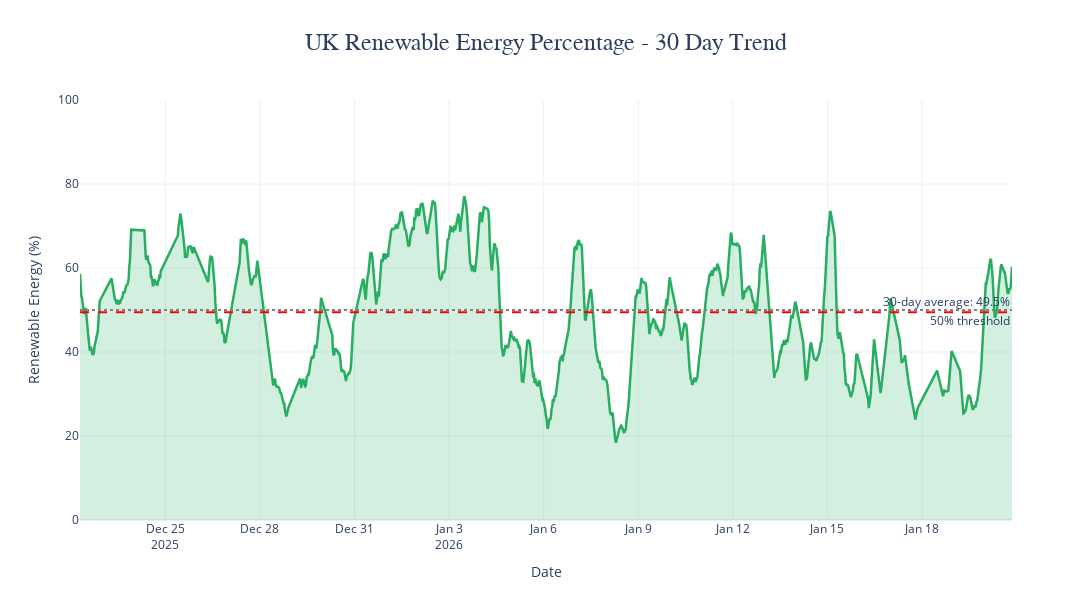

The cell this chart's notebook holds for it:
### Code cell
# Visualization 2: Renewable Energy Percentage Trend

fig = go.Figure()

# Add renewable percentage line
fig.add_trace(go.Scatter(
    x=df_pivot.index,
    y=df_pivot['Renewable_Pct'],
    mode='lines',
    name='Renewable %',
    line=dict(color='#27AE60', width=2.5),
    fill='tozeroy',
    fillcolor='rgba(39, 174, 96, 0.2)',
    hovertemplate='<b>Renewable Energy</b><br>%{y:.1f}%<extra></extra>'
))

# Add mean line
mean_renewable = df_pivot['Renewable_Pct'].mean()
fig.add_hline(
    y=mean_renewable,
    line_dash="dash",
    line_color="red",
    annotation_text=f"30-day average: {mean_renewable:.1f}%",
    annotation_position="top right"
)

# Add 50% target line
fig.add_hline(
    y=50,
    line_dash="dot",
    line_color="gray",
    annotation_text="50% threshold",
    annotation_position="bottom right"
)

fig.update_layout(
    title={
        'text': 'UK Renewable Energy Percentage - 30 Day Trend',
        'x': 0.5,
        'xanchor': 'center',
        'font': {'size': 24, 'family': 'Arial, sans-serif'}
    },
    xaxis_title='Date',
    yaxis_title='Renewable Energy (%)',
    height=600,
    width=1400,
    template='plotly_white',
    hovermode='x unified',
    yaxis=dict(range=[0, 100]),
    margin=dict(l=80, r=80, t=100, b=80)
)

fig.show()

print(f"\n📊 Renewable Energy Insights:")
print(f"  • UK exceeded 50% renewable for {(df_pivot['Renewable_Pct'] > 50).sum()} periods ({(df_pivot['Renewable_Pct'] > 50).sum() / len(df_pivot) * 100:.1f}% of the time)")
print(f"  • Highest renewable day: {df_pivot.groupby('Date')['Renewable_Pct'].mean().idxmax()} ({df_pivot.groupby('Date')['Renewable_Pct'].mean().max():.1f}%)")
print(f"  • Volatility (std dev): {df_pivot['Renewable_Pct'].std():.1f}%")

### Figure 1 — Plotly figure (JSON) as saved in the notebook; plotly's stock layout.template omitted (floating-point values rounded to 4 significant figures; data arrays with more than 128 entries replaced by an {"elided": "..."} marker saying what was removed)
{"data": [{"fill": "tozeroy", "fillcolor": "rgba(39, 174, 96, 0.2)", "hovertemplate": "<b>Renewable Energy</b><br>%{y:.1f}%<extra></extra>", "line": {"color": "#27AE60", "width": 2.5}, "mode": "lines", "name": "Renewable %", "type": "scatter", "x": {"elided": "1079 str values"}, "y": {"elided": "1079 float values"}}], "layout": {"annotations": [{"showarrow": false, "text": "30-day average: 49.5%", "x": 1, "xanchor": "right", "xref": "x domain", "y": 49.48, "yanchor": "bottom", "yref": "y"}, {"showarrow": false, "text": "50% threshold", "x": 1, "xanchor": "right", "xref": "x domain", "y": 50, "yanchor": "top", "yref": "y"}], "height": 600, "hovermode": "x unified", "margin": {"b": 80, "l": 80, "r": 80, "t": 100}, "shapes": [{"line": {"color": "red", "dash": "dash"}, "type": "line", "x0": 0, "x1": 1, "xref": "x domain", "y0": 49.48, "y1": 49.48, "yref": "y"}, {"line": {"color": "gray", "dash": "dot"}, "type": "line", "x0": 0, "x1": 1, "xref": "x domain", "y0": 50, "y1": 50, "yref": "y"}], "title": {"font": {"family": "Arial, sans-serif", "size": 24}, "text": "UK Renewable Energy Percentage - 30 Day Trend", "x": 0.5, "xanchor": "center"}, "width": 1400, "xaxis": {"title": {"text": "Date"}}, "yaxis": {"range": [0, 100], "title": {"text": "Renewable Energy (%)"}}}}
